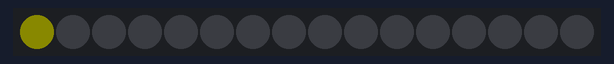
Recording of a sketch running on a simulated Arduino Mega 2560, built with avr-gcc and run on an emulated ATmega2560. Parts: 16 RGB LEDs in strip order, left to right. Dim RGB values are drawn brighter than linear; random numbers use the default seed unless the sketch sets one; the modem accepts every AT command (registered, SIM ready, sends succeed) and sends nothing else.

Above: at 0.06 s.
At 4.31 s:
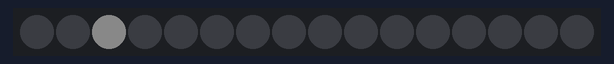
At 9.81 s:
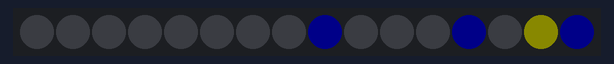
At 19.56 s:
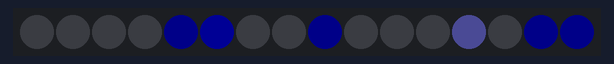
At 28.69 s:
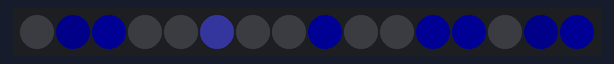
At 39.0 s:
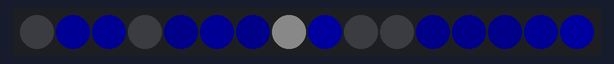

The sketch:

mega-midiout_with_lights.ino
```cpp
#include "WS2812.h"
#define LEDS 16
WS2812 LED(LEDS);
cRGB value;

#define POLI 4
#define LEN 32
unsigned char currentModulus=16;
int pat[LEN][POLI];
int notesOn[POLI];
long lastStepMillis = 0;
#define INTERVAL 125
unsigned char currentStep = 0;
void setup() {
  //arrays are not empty by default. !?
  for (unsigned char a = 0; a < LEN; a++) {
    for (unsigned char b = 0; b < POLI; b++) {
      pat[a][b] = 0;
    }
  }
  LED.setOutput(46);
  Serial1.begin(31250);
}

void loop() {
  long now = millis();
  if (now - INTERVAL >= lastStepMillis) {
    lastStepMillis = now;
    for (unsigned char layer = 0; layer < POLI; layer++) {
      if (random(10) > 8) {
        unsigned char repeats=ceil(LEN/currentModulus);
        int newVal=random();
        for(unsigned char a=0; a<repeats; a++){
          if(currentStep+(a*currentModulus)<LEN){
            if(random(10)>5){
              pat[currentStep+(a*currentModulus)][layer] = random();
            }else{
              pat[currentStep+(a*currentModulus)][layer] = pat[(currentStep+((a+1)*currentModulus))%LEN][layer];
            }
            if(random(10)>5){
              pat[currentStep+(a*currentModulus)][layer] = 0;
            }
          }
        }
      }
      if(random(10) > 8){
        currentModulus=random(LEN);
      }
      if (pat[currentStep][layer] != 0) {
        noteOn(pat[currentStep][layer] >> 12, pat[currentStep][layer] >> 4, (pat[currentStep][layer] & 0x0E) << 4);
      }
    }
    currentStep++;
    currentStep %= LEN;
  }
  for (unsigned char stp = 0; stp < LEDS; stp++) {
    value.r=0; value.g=0; value.b=0;
    for (unsigned char voic = 0; voic < POLI; voic++) {
      if(pat[stp][voic] != 0){
        value.b += 10;
      }
      if(stp==currentStep%LEDS){
        value.g = 10;
        value.r = 10; // RGB Value -> Blue
      }
    }
    LED.set_crgb_at(stp, value); // Set value at LED found at index 0
  }
  LED.sync();
}

void noteOn(char chan, char pitch, char velocity) {
  char cmd = 0x90 | (chan & 0xF);

  Serial1.write(cmd);
  Serial1.write(pitch & 127); //WTF midi sends signed?
  Serial1.write(velocity & 127);

  bool registered = false;
  for (unsigned char a = 0; a < POLI; a++) {
    if (notesOn[a] == 0) {
      if (!registered) {
        notesOn[a] = (pitch & 127) | (cmd << 8);
        registered = true;
      }
    } else {
      Serial1.write(notesOn[a] >> 8);
      Serial1.write(notesOn[a] & 0xff);
      Serial1.write(0);
      notesOn[a] = 0;
    }
  }
}
```
